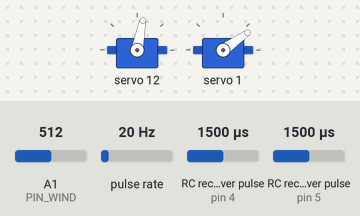
Bench run of a sketch on a simulated Arduino Uno, built with avr-gcc and run on an emulated ATmega328P. On the bench: 2 × servo. Wiring (inferred from the names in the program): pulse sensor: data pin 2; 2 × RC receiver channel: data pin 4 / data pin 5. The test bench sets the inputs (shaded band); at power-on: pulse rate 20 Hz, RC receiver pulse (sensors on pin 4, pin 5) 1500 µs, A1 (PIN_WIND) = 512. The ROS host is connected and sends only what is stated; what the sketch prints to the serial monitor is not drawn.

Above: at 2.2 s.
2.3 s: pulse rate (sensor on pin 2) set to 196 Hz
At 5.2 s:
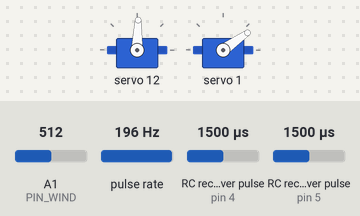
5.3 s: RC receiver pulse (sensor on pin 4) set to 1020 µs
At 6.8 s:
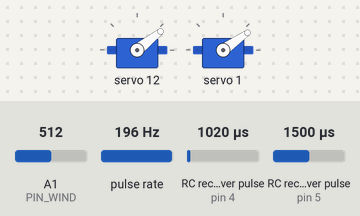
8.3 s: RC receiver pulse (sensor on pin 5) set to 1020 µs
At 10.78 s:
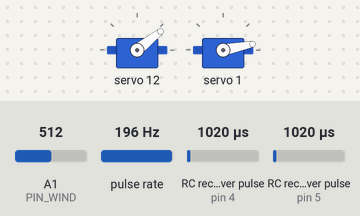
11.3 s: RC receiver pulse (sensor on pin 4) set to 1750 µs
At 14.2 s:
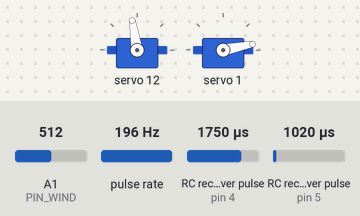
14.3 s: pulse rate (sensor on pin 2) set to 118 Hz
17.3 s: RC receiver pulse (sensor on pin 5) set to 1500 µs
Timing chart, 0 to 30.3 s (numbered marks = the images above; inputs shaded):
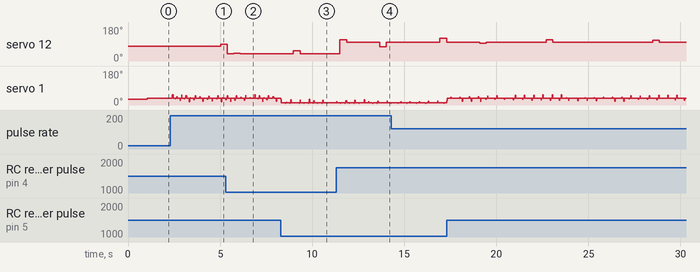

The sketch:

monohull.ino
```cpp
#include <I2Cdev.h>
#include <ros.h>
#include <Wire.h>
#include "config_monohull.h"

/*****************************************************************************
 * Variables
 *****************************************************************************/

#define BAUDRATE 115200//250000

ros::NodeHandle nh;
I2Cdev   I2C_M;
bool is_rc_on = 0;

/*****************************************************************************
 * Program
 *****************************************************************************/

void setup() {
  nh.getHardware()->setBaud(BAUDRATE);
  nh.initNode();
  Serial.begin(BAUDRATE);
  Wire.begin();

  imu_groove_setup();
  rc_receiver_setup();
  wind_setup();
  motors_setup();
}

void loop() {
  nh.spinOnce();
  imu_groove_update();
  rc_receiver_update();
  wind_update();
  motors_update();
}
```

imu_groove.ino
```cpp
#include "MPU9250.h"
#include <sensor_msgs/Imu.h>
#include <sensor_msgs/MagneticField.h>

/*****************************************************************************
 * Variables
 *****************************************************************************/

MPU9250 accelgyro;
sensor_msgs::Imu imuMsgs;
ros::Publisher pubImu("ardu_send_imu",&imuMsgs);
sensor_msgs::MagneticField magMsgs;
ros::Publisher pubMag("ardu_send_mag",&magMsgs);

float Axyz[3],Gxyz[3],Mxyz[3];
int16_t ax,ay,az, gx,gy,gz, mx,my,mz;

/*****************************************************************************
 * Program
 *****************************************************************************/

void imu_groove_setup() {
  accelgyro.initialize();
  nh.advertise(pubImu);
  nh.advertise(pubMag);
  Serial.println("Testing device connections...");
  Serial.println(accelgyro.testConnection() ? "MPU6050 connection successful" : "MPU6050 connection failed");
  delay(1000);
}

void imu_groove_update() {
  imu_groove_getdata();
  imu_groove_publish();
}

void imu_groove_publish(){
  long temps = millis();
  imuMsgs.header.stamp.sec = temps/1000;
  imuMsgs.header.stamp.nsec = temps;
  imuMsgs.linear_acceleration.x = Axyz[0];
  imuMsgs.linear_acceleration.y = Axyz[1];
  imuMsgs.linear_acceleration.z = Axyz[2];
  imuMsgs.angular_velocity.x = Gxyz[0];
  imuMsgs.angular_velocity.y = Gxyz[1];
  imuMsgs.angular_velocity.z = Gxyz[2];
  pubImu.publish(&imuMsgs);

  magMsgs.header.stamp.sec = temps/1000;
  magMsgs.header.stamp.nsec = temps;
  magMsgs.magnetic_field.x = Mxyz[0];
  magMsgs.magnetic_field.y = Mxyz[1];
  magMsgs.magnetic_field.z = Mxyz[2];
  pubMag.publish(&magMsgs);
}

void imu_groove_getdata(void){
  accelgyro.getMotion9(&ax, &ay, &az, &gx, &gy, &gz, &mx, &my, &mz);
  // rawAcc to accInG
  Axyz[0] = (double) ax / 16384;
  Axyz[1] = (double) ay / 16384;
  Axyz[2] = (double) az / 16384;
  // rawGyro to deg/sec to rad/sec
  Gxyz[0] = (double) gx * 250 / 32768 * PI/180;
  Gxyz[1] = (double) gy * 250 / 32768 * PI/180;
  Gxyz[2] = (double) gz * 250 / 32768 * PI/180;
  // rawMag to T
  Mxyz[0] = (double) mx * 1200 / 4096;
  Mxyz[1] = (double) my * 1200 / 4096;
  Mxyz[2] = (double) mz * 1200 / 4096;
}
```

motors.ino
```cpp
#include <Adafruit_PWMServoDriver.h>
#include <std_msgs/Float32.h>

/*****************************************************************************
 * Variables
 *****************************************************************************/

#define MIN_PULSE_WIDTH       650  // variable taken from library example
#define MAX_PULSE_WIDTH       2350 // variable taken from library example
#define DEFAULT_PULSE_WIDTH   1500 // variable taken from library example
#define FREQUENCY             50   // variable taken from library example

Adafruit_PWMServoDriver pwm = Adafruit_PWMServoDriver();

/*****************************************************************************
 * Program
 *****************************************************************************/

int pulseWidth(int angle)
{
  int pulse_wide, analog_value;
  pulse_wide   = map(angle, 0, 180, MIN_PULSE_WIDTH, MAX_PULSE_WIDTH);
  analog_value = int(float(pulse_wide) / 1000000 * FREQUENCY * 4096);
  return analog_value;
}

void motors_setup()
{
  pwm.begin();
  pwm.setPWMFreq(FREQUENCY);
}

void motors_update()
{
  pwm.setPWM(RUDDER_PIN,0,pulseWidth(u_rudder));
  pwm.setPWM(SAIL_PIN,0,pulseWidth(u_sail));
}
```

rc_receiver.ino
```cpp
#include <geometry_msgs/Vector3.h>

/*****************************************************************************
 * Variables
 *****************************************************************************/
geometry_msgs::Vector3 rcMsg;
ros::Publisher pubrcMsg("ardu_send_rc",&rcMsg);

const int chPinRudder = 4; // channel 1 sur le pin 4
const int chPinSail = 5; // channel 2 sur le pin 5
float chRudder;
float chSail;

unsigned long t0,t1;

float mapfloat(float x, float in_min, float in_max, float out_min, float out_max)
{
 return (x - in_min) * (out_max - out_min) / (in_max - in_min) + out_min;
}

/*****************************************************************************
 * Program
 *****************************************************************************/

void rc_receiver_setup() {
  pinMode(chPinRudder, INPUT);
  pinMode(chPinSail,INPUT);

  nh.advertise(pubrcMsg);
}

void rc_receiver_update() {
  t1 = millis();
  chRudder = pulseIn(chPinRudder,HIGH,6000);
  if (chRudder==0)
  {
    t0 += millis()-t1;
  }
  else
  {
    t0 = 0; // reset if there is a new data
    chRudder = pulseIn(chPinRudder,HIGH);
    u_rudder = map(chRudder,minRudderRc,maxRudderRc,minRudderAngle,maxRudderAngle); // conversion
    u_rudder = max(minRudderAngle,u_rudder);                                        // security
    u_rudder = min(maxRudderAngle,u_rudder);                                        // security
  }

  if (t0 > 100)
  {
    //Serial.print("No rc data");
    is_rc_on = 0;
  }
  else
  {
    is_rc_on = 1;
    chSail = pulseIn(chPinSail,HIGH,15000);
    rcMsg.y = chSail;
    if (chSail != 0)
    {
      u_sail  = map(chSail,minSailRc,maxSailRc,minSailAngle,maxSailAngle); // conversion
      u_sail  = max(minSailAngle,u_sail);                                  // security
      u_sail  = min(maxSailAngle,u_sail);                                  // security
    }
  }
  rcMsg.x  = u_rudder;//mapfloat(u_rudder,minRudderAngle,maxRudderAngle,-PI/4,PI/4);         // send the sail angle
  //rcMsg.y = u_sail;//mapfloat(u_sail,minSailAngle,maxSailAngle,0,PI/2);         // send the sail angle
  rcMsg.z = is_rc_on;
  pubrcMsg.publish(&rcMsg);
}
```

wind.ino
```cpp
#include <std_msgs/Float32.h>

/*****************************************************************************
 * Variables
 *****************************************************************************/

#define PIN_WIND A1
#define MAX_WIND 1023
#define MIN_WIND 0

std_msgs::Float32 windMsg;
ros::Publisher pubWind("ardu_send_wind_direction",&windMsg);
std_msgs::Float32 windSpeedMsg;
ros::Publisher pubWindSpeed("ardu_send_wind_speed",&windSpeedMsg);

float sensorValue =0;
float angleWind =0;
float ref = 0;

const byte pinAnemo= 2;
unsigned long t0wind;
unsigned long t1wind;
double windSpeed;
int validWind = 0;
double dt;


/*****************************************************************************
 * Program
 *****************************************************************************/

void wind_setup(){
  pinMode(PIN_WIND,INPUT);
  pinMode(pinAnemo,INPUT);
  t0wind = millis();
  validWind = 0;
  nh.advertise(pubWind);
  nh.advertise(pubWindSpeed);

  attachInterrupt(digitalPinToInterrupt(pinAnemo), anemoInterrupt,FALLING);
}

void wind_update(){
  sensorValue = analogRead(A1);
  angleWind = ((sensorValue-ref-MIN_WIND)/(MAX_WIND-MIN_WIND))*2*PI;
  angleWind = -2*atan(tan(angleWind/2));

  wind_direction_publish();
}

void anemoInterrupt(){
  if (validWind == 1){
    t1wind = millis();
    dt = (double)(t1wind-t0wind)/1000;
    windSpeed =  2*3.14/dt*0.055*3;
    //Serial.println(windSpeed);
    wind_speed_publish();
    t0wind = t1wind;
  }
  else{
    validWind =1;
    t0wind= millis();
  }
}

void wind_direction_publish(){
  windMsg.data = angleWind;
  pubWind.publish(&windMsg);
}


void wind_speed_publish(){
  windSpeedMsg.data = windSpeed;
  pubWindSpeed.publish(&windSpeedMsg);
}
```

config_monohull.h
```cpp
/*****************************************************************************
 * Angles
 *****************************************************************************/

float u_rudder =75;
float maxRudderAngle = 120;
float minRudderAngle = 30;

float u_sail = 22;
float maxSailAngle = 55;
float minSailAngle = 0;

/*****************************************************************************
 * Pin
 *****************************************************************************/

#define RUDDER_PIN 12
#define SAIL_PIN   1

/*****************************************************************************
 * RC
 *****************************************************************************/

#define SIGNAL_DURATION   20000//11000

float maxRudderRc = 2000;
float minRudderRc = 1000;

float maxSailRc = 2000;
float minSailRc = 1000;
```

Measured:
- after the input at 2.3 s, servo 12: 79° → 88° after 2.7 s
